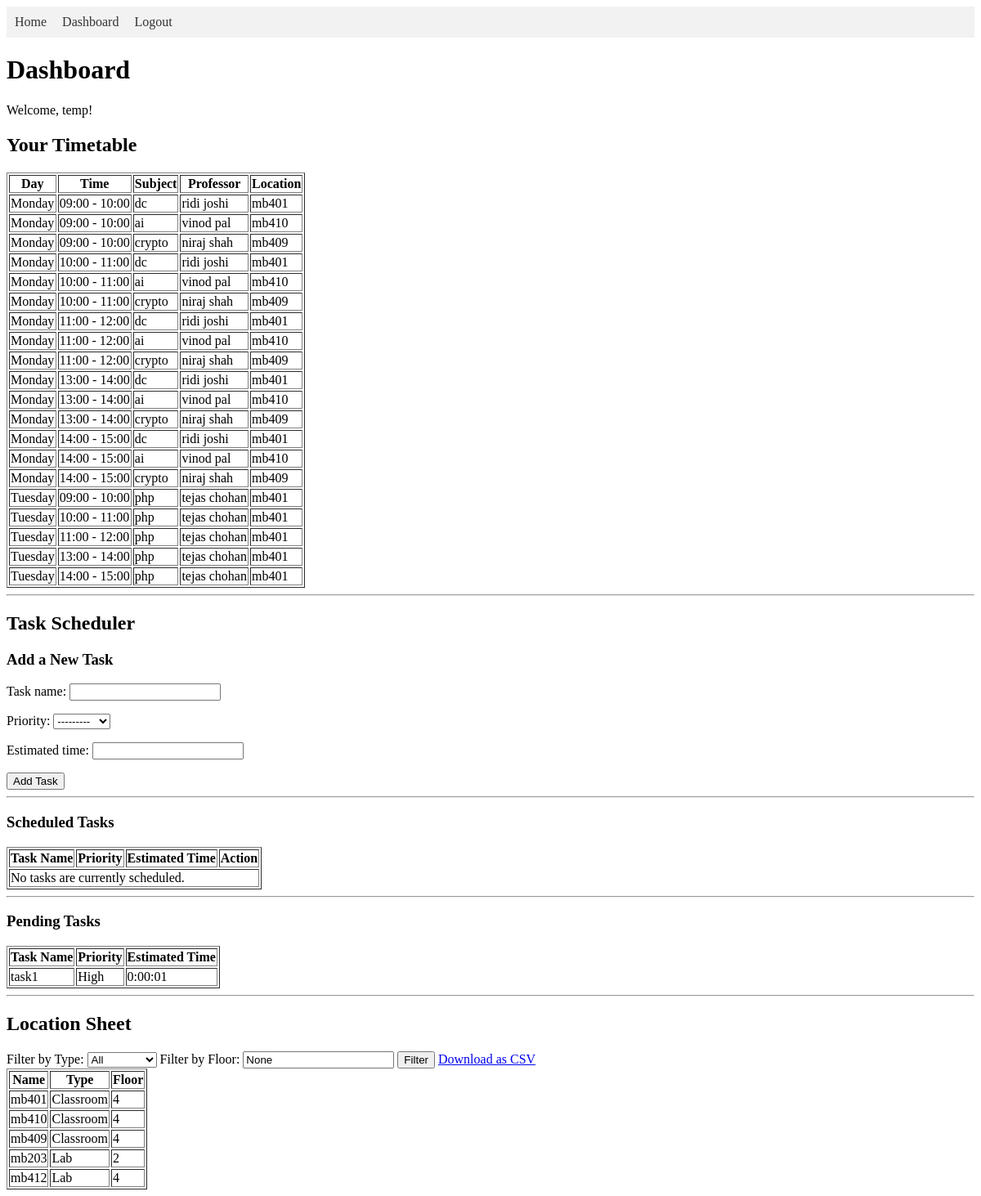
The page /dashboard/ (signed in) on the database its author committed.
### timetable_app/models.py (models this page shows, shortened)
class CustomUser(AbstractUser):
    ROLE_CHOICES = (
        ('admin', 'Admin'),
        ('teacher', 'Teacher'),
        ('student', 'Student'),
    )
    role = models.CharField(max_length=10, choices=ROLE_CHOICES, default='student')
    class Meta:
        verbose_name = 'User'
        verbose_name_plural = 'Users'

class TimetableEntry(models.Model):
    DAY_CHOICES = (
        ('mon', 'Monday'),
        ('tue', 'Tuesday'),
        ('wed', 'Wednesday'),
        ('thu', 'Thursday'),
        ('fri', 'Friday'),
    )
    stream = models.ForeignKey(Stream, on_delete=models.CASCADE)
    subject = models.ForeignKey(Subject, on_delete=models.CASCADE)
    professor = models.ForeignKey(Professor, on_delete=models.CASCADE, null=True, blank=True)
    location = models.ForeignKey(Location, on_delete=models.CASCADE, null=True, blank=True)
    day_of_week = models.CharField(max_length=3, choices=DAY_CHOICES)
    timeslot = models.ForeignKey(TimeSlot, on_delete=models.CASCADE, null=True, blank=True)
    class Meta:
        verbose_name_plural = "Timetable Entries"
        ordering = ['day_of_week', 'timeslot__start_time']

class TimeSlot(models.Model):
    start_time = models.TimeField()
    end_time = models.TimeField()
    def __str__(self):
        return f"{self.start_time.strftime('%H:%M')} - {self.end_time.strftime('%H:%M')}"

class Subject(models.Model):
    name = models.CharField(max_length=200)
    code = models.CharField(max_length=50, unique=True)
    lectures_per_week = models.IntegerField()
    lecture_duration_minutes = models.IntegerField()
    is_non_academic = models.BooleanField(default=False) # New field
    professors = models.ManyToManyField(Professor, blank=True) # Blank is True for non-academic subjects

class Professor(models.Model):
    name = models.CharField(max_length=200)
    email = models.EmailField(unique=True)
    working_hours_start = models.TimeField()
    working_hours_end = models.TimeField()
    total_weekly_lectures = models.IntegerField()
    departments = models.ManyToManyField(Department)

class Location(models.Model):
    LOCATION_CHOICES = (
        ('classroom', 'Classroom'),
        ('lab', 'Lab'),
        ('auditorium', 'Auditorium'),
        ('hall', 'Hall'),
    )
    name = models.CharField(max_length=100)
    location_type = models.CharField(max_length=20, choices=LOCATION_CHOICES)
    floor = models.IntegerField()

class Task(models.Model):
    PRIORITY_CHOICES = (
        ('high', 'High'),
        ('medium', 'Medium'),
        ('low', 'Low'),
    )
    user = models.ForeignKey(CustomUser, on_delete=models.CASCADE)
    task_name = models.CharField(max_length=255)
    priority = models.CharField(max_length=10, choices=PRIORITY_CHOICES)
    estimated_time = models.DurationField() # Stores hours and minutes
    is_completed = models.BooleanField(default=False)
    is_scheduled = models.BooleanField(default=False)
    rescheduled_time = models.DurationField(null=True, blank=True)

### timetable_app/views.py (the view, shortened to what this page needs)
# urls.py: path('dashboard/', views.dashboard, name='dashboard'),
@login_required
def dashboard(request):
    streams = Stream.objects.all()
    selected_stream_id = request.GET.get('stream_id')
    locations = Location.objects.all()
    location_types = [choice[0] for choice in Location.LOCATION_CHOICES]
    selected_location_type = request.GET.get('location_type')
    selected_location_floor = request.GET.get('floor')
    all_users = CustomUser.objects.all()
    form = TaskForm()
    scheduled_tasks = []
    pending_tasks = []
    if request.user.is_superuser or request.user.role == 'admin':
        if selected_stream_id:
            timetable_entries = TimetableEntry.objects.filter(stream__id=selected_stream_id).order_by('day_of_week', 'timeslot__start_time')
        else:
            timetable_entries = TimetableEntry.objects.all().order_by('day_of_week', 'timeslot__start_time')
    else:
        first_stream = Stream.objects.first()
        timetable_entries = TimetableEntry.objects.filter(stream=first_stream).order_by('day_of_week', 'timeslot__start_time')
        scheduled_tasks = Task.objects.filter(user=request.user, is_scheduled=True, is_completed=False).order_by('priority')
        pending_tasks = Task.objects.filter(user=request.user, is_scheduled=False, is_completed=False).order_by('priority')
    if selected_location_type:
        locations = locations.filter(location_type=selected_location_type)
    if selected_location_floor:
        locations = locations.filter(floor=selected_location_floor)
    context = {
        'streams': streams,
        'selected_stream_id': selected_stream_id,
        'timetable_entries': timetable_entries,
        'locations': locations,
        'location_types': location_types,
        'selected_location_type': selected_location_type,
        'selected_location_floor': selected_location_floor,
        'form': form,
        'scheduled_tasks': scheduled_tasks,
        'pending_tasks': pending_tasks,
        'all_users': all_users,
        'role_choices': CustomUser.ROLE_CHOICES,
    }
    return render(request, 'timetable_app/dashboard.html', context)

### timetable_app/forms.py
class TaskForm(forms.ModelForm):
    class Meta:
        model = Task
        fields = ('task_name', 'priority', 'estimated_time')

### timetable_app/templates/timetable_app/dashboard.html (shortened to what this page needs)
<!DOCTYPE html>
<html lang="en">
<head>
</head>
<body>
    <nav>
        <a href="{% url 'home' %}">Home</a>
        <a href="{% url 'dashboard' %}">Dashboard</a>
        <a href="{% url 'logout' %}">Logout</a>
    </nav>
    <h1>Dashboard</h1>
    <p>Welcome, {{ request.user.username }}!</p>
    {% if request.user.is_superuser or request.user.role == 'admin' %}
        <a href="{% url 'run_generator' %}">
            <button>Generate Timetable</button>
        </a>
        <hr>
        <h2>University Timetable</h2>
        <form method="get" action="{% url 'dashboard' %}">
            <label for="stream_id">Filter by Stream:</label>
            <select name="stream_id" id="stream_id">
                <option value="">All</option>
                {% for stream in streams %}
                    <option value="{{ stream.id }}" {% if selected_stream_id|urlencode == stream.id|urlencode %}selected{% endif %}>
                        {{ stream.name }} - Sem {{ stream.semester }}
                    </option>
                {% endfor %}
            </select>
            <button type="submit">Filter</button>
            <a href="{% url 'download_timetable' %}?stream_id={{ selected_stream_id }}">[ Download as CSV ]</a>
        </form>
    {% else %}
        <h2>Your Timetable</h2>
    {% endif %}
    <table border="1">
        <thead>
            <tr>
                <th>Day</th>
                <th>Time</th>
                <th>Subject</th>
                <th>Professor</th>
                <th>Location</th>
            </tr>
        </thead>
        <tbody>
            {% for entry in timetable_entries %}
            <tr>
                <td>{{ entry.get_day_of_week_display }}</td>
                <td>{{ entry.timeslot }}</td>
                <td>{{ entry.subject.name }}</td>
                <td>{{ entry.professor.name }}</td>
                <td>{{ entry.location.name }}</td>
            </tr>
            {% empty %}
            <tr>
                <td colspan="6">No timetable entries found.</td>
            </tr>
            {% endfor %}
        </tbody>
    </table>
    <hr>
    <h2>Task Scheduler</h2>
    <h3>Add a New Task</h3>
    <form method="post" action="{% url 'dashboard' %}">
        {{ form.as_p }}
        <button type="submit" name="add_task">Add Task</button>
    </form>
    <hr>
    <h3>Scheduled Tasks</h3>
    <table border="1">
        <thead>
            <tr>
                <th>Task Name</th>
                <th>Priority</th>
                <th>Estimated Time</th>
                <th>Action</th>
            </tr>
        </thead>
        <tbody>
            {% for task in scheduled_tasks %}
            <tr>
                <td>{{ task.task_name }}</td>
                <td>{{ task.get_priority_display }}</td>
                <td>{{ task.estimated_time }}</td>
                <td>
                    <a href="#" onclick="showModal('{{ task.id }}')">Mark as Complete</a>
                </td>
            </tr>
            {% empty %}
            <tr>
                <td colspan="4">No tasks are currently scheduled.</td>
            </tr>
            {% endfor %}
        </tbody>
    </table>
    <hr>
    <h3>Pending Tasks</h3>
    <table border="1">
        <thead>
            <tr>
                <th>Task Name</th>
                <th>Priority</th>
                <th>Estimated Time</th>
            </tr>
        </thead>
        <tbody>
            {% for task in pending_tasks %}
            <tr>
                <td>{{ task.task_name }}</td>
                <td>{{ task.get_priority_display }}</td>
                <td>{{ task.estimated_time }}</td>
            </tr>
            {% empty %}
            <tr>
                <td colspan="3">All tasks have been scheduled!</td>
            </tr>
            {% endfor %}
        </tbody>
    </table>
    <hr>
    <h2>Location Sheet</h2>
    <form method="get" action="{% url 'dashboard' %}">
        <label for="location_type">Filter by Type:</label>
        <select name="location_type" id="location_type">
            <option value="">All</option>
        </select>
        <label for="floor">Filter by Floor:</label>
        <input type="text" name="floor" id="floor" value="{{ selected_location_floor }}">
        <button type="submit">Filter</button>
        <a href="{% url 'download_location_sheet' %}?location_type={{ selected_location_type }}&floor={{ selected_location_floor }}">Download as CSV</a>
    </form>
    <table border="1">
        <thead>
            <tr>
                <th>Name</th>
                <th>Type</th>
                <th>Floor</th>
            </tr>
        </thead>
        <tbody>
            {% for location in locations %}
            <tr>
                <td>{{ location.name }}</td>
                <td>{{ location.get_location_type_display }}</td>
                <td>{{ location.floor }}</td>
            </tr>
            {% empty %}
            <tr>
                <td colspan="3">No locations found.</td>
            </tr>
            {% endfor %}
        </tbody>
    </table>
</body>
</html>

### timetable_app/templates/timetable_app/dashboard.html (style rules this page uses)
nav { background-color: #f2f2f2; padding: 10px; margin-bottom: 20px; }
nav a { margin-right: 15px; text-decoration: none; color: #333; }

### rows shown on the page
CustomUser: user.username "temp"
TimetableEntry: day_of_week "Monday", timeslot "09:00 - 10:00", subject.name "dc", professor.name "ridi joshi", location.name "mb401"
TimetableEntry: day_of_week "Monday", timeslot "09:00 - 10:00", subject.name "ai", professor.name "vinod pal", location.name "mb410"
TimetableEntry: day_of_week "Monday", timeslot "09:00 - 10:00", subject.name "crypto", professor.name "niraj shah", location.name "mb409"
TimetableEntry: day_of_week "Monday", timeslot "10:00 - 11:00", subject.name "dc", professor.name "ridi joshi", location.name "mb401"
TimetableEntry: day_of_week "Monday", timeslot "10:00 - 11:00", subject.name "ai", professor.name "vinod pal", location.name "mb410"
TimetableEntry: day_of_week "Monday", timeslot "10:00 - 11:00", subject.name "crypto", professor.name "niraj shah", location.name "mb409"
TimetableEntry: day_of_week "Monday", timeslot "11:00 - 12:00", subject.name "dc", professor.name "ridi joshi", location.name "mb401"
TimetableEntry: day_of_week "Monday", timeslot "11:00 - 12:00", subject.name "ai", professor.name "vinod pal", location.name "mb410"
TimetableEntry: day_of_week "Monday", timeslot "11:00 - 12:00", subject.name "crypto", professor.name "niraj shah", location.name "mb409"
TimetableEntry: day_of_week "Monday", timeslot "13:00 - 14:00", subject.name "dc", professor.name "ridi joshi", location.name "mb401"
TimetableEntry: day_of_week "Monday", timeslot "13:00 - 14:00", subject.name "ai", professor.name "vinod pal", location.name "mb410"
TimetableEntry: day_of_week "Monday", timeslot "13:00 - 14:00", subject.name "crypto", professor.name "niraj shah", location.name "mb409"
TimetableEntry: day_of_week "Monday", timeslot "14:00 - 15:00", subject.name "dc", professor.name "ridi joshi", location.name "mb401"
TimetableEntry: day_of_week "Monday", timeslot "14:00 - 15:00", subject.name "ai", professor.name "vinod pal", location.name "mb410"
TimetableEntry: day_of_week "Monday", timeslot "14:00 - 15:00", subject.name "crypto", professor.name "niraj shah", location.name "mb409"
TimetableEntry: day_of_week "Tuesday", timeslot "09:00 - 10:00", subject.name "php", professor.name "tejas chohan", location.name "mb401"
TimetableEntry: day_of_week "Tuesday", timeslot "10:00 - 11:00", subject.name "php", professor.name "tejas chohan", location.name "mb401"
TimetableEntry: day_of_week "Tuesday", timeslot "11:00 - 12:00", subject.name "php", professor.name "tejas chohan", location.name "mb401"
TimetableEntry: day_of_week "Tuesday", timeslot "13:00 - 14:00", subject.name "php", professor.name "tejas chohan", location.name "mb401"
TimetableEntry: day_of_week "Tuesday", timeslot "14:00 - 15:00", subject.name "php", professor.name "tejas chohan", location.name "mb401"
Task: task_name "task1", priority "High", estimated_time "0:00:01"
Location: name "mb401", location_type "Classroom", floor "4"
Location: name "mb410", location_type "Classroom", floor "4"
Location: name "mb409", location_type "Classroom", floor "4"
Location: name "mb203", location_type "Lab", floor "2"
Location: name "mb412", location_type "Lab", floor "4"
